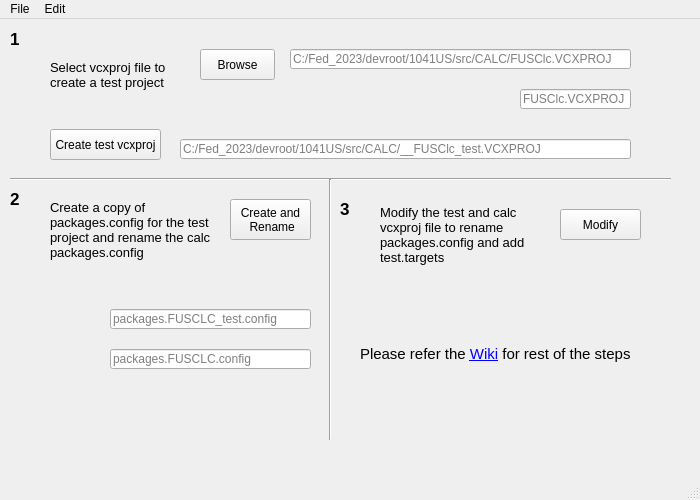
<?xml version="1.0" encoding="UTF-8"?>
<ui version="4.0">
 <class>MainWindow</class>
 <widget class="QMainWindow" name="MainWindow">
  <property name="windowModality">
   <enum>Qt::NonModal</enum>
  </property>
  <property name="geometry">
   <rect>
    <x>0</x>
    <y>0</y>
    <width>700</width>
    <height>500</height>
   </rect>
  </property>
  <property name="sizePolicy">
   <sizepolicy hsizetype="Preferred" vsizetype="Preferred">
    <horstretch>0</horstretch>
    <verstretch>0</verstretch>
   </sizepolicy>
  </property>
  <property name="minimumSize">
   <size>
    <width>700</width>
    <height>500</height>
   </size>
  </property>
  <property name="maximumSize">
   <size>
    <width>700</width>
    <height>500</height>
   </size>
  </property>
  <property name="windowTitle">
   <string>Unit Test Project Creator</string>
  </property>
  <property name="documentMode">
   <bool>false</bool>
  </property>
  <widget class="QWidget" name="centralwidget">
   <widget class="QPushButton" name="pb_CreateTestVcxproj">
    <property name="geometry">
     <rect>
      <x>50</x>
      <y>110</y>
      <width>111</width>
      <height>31</height>
     </rect>
    </property>
    <property name="text">
     <string>Create test vcxproj</string>
    </property>
   </widget>
   <widget class="QLabel" name="label">
    <property name="geometry">
     <rect>
      <x>50</x>
      <y>20</y>
      <width>131</width>
      <height>71</height>
     </rect>
    </property>
    <property name="font">
     <font>
      <pointsize>10</pointsize>
     </font>
    </property>
    <property name="text">
     <string>Select vcxproj file to create a test project</string>
    </property>
    <property name="wordWrap">
     <bool>true</bool>
    </property>
   </widget>
   <widget class="QPushButton" name="pb_BrowseVcxprojFile">
    <property name="geometry">
     <rect>
      <x>200</x>
      <y>30</y>
      <width>75</width>
      <height>31</height>
     </rect>
    </property>
    <property name="text">
     <string>Browse</string>
    </property>
   </widget>
   <widget class="QLineEdit" name="le_vcxprojPath">
    <property name="geometry">
     <rect>
      <x>290</x>
      <y>30</y>
      <width>341</width>
      <height>20</height>
     </rect>
    </property>
    <property name="readOnly">
     <bool>true</bool>
    </property>
    <property name="placeholderText">
     <string>C:/Fed_2023/devroot/1041US/src/CALC/FUSClc.VCXPROJ</string>
    </property>
   </widget>
   <widget class="QLineEdit" name="le_vcxprojFileName">
    <property name="geometry">
     <rect>
      <x>520</x>
      <y>70</y>
      <width>111</width>
      <height>20</height>
     </rect>
    </property>
    <property name="readOnly">
     <bool>true</bool>
    </property>
    <property name="placeholderText">
     <string>FUSClc.VCXPROJ</string>
    </property>
   </widget>
   <widget class="QLineEdit" name="le_testvcxprojPath">
    <property name="geometry">
     <rect>
      <x>180</x>
      <y>120</y>
      <width>451</width>
      <height>20</height>
     </rect>
    </property>
    <property name="readOnly">
     <bool>true</bool>
    </property>
    <property name="placeholderText">
     <string>C:/Fed_2023/devroot/1041US/src/CALC/__FUSClc_test.VCXPROJ</string>
    </property>
   </widget>
   <widget class="Line" name="line">
    <property name="geometry">
     <rect>
      <x>10</x>
      <y>150</y>
      <width>661</width>
      <height>20</height>
     </rect>
    </property>
    <property name="orientation">
     <enum>Qt::Horizontal</enum>
    </property>
   </widget>
   <widget class="QLabel" name="label_2">
    <property name="geometry">
     <rect>
      <x>380</x>
      <y>170</y>
      <width>171</width>
      <height>91</height>
     </rect>
    </property>
    <property name="font">
     <font>
      <pointsize>10</pointsize>
     </font>
    </property>
    <property name="text">
     <string>Modify the test and calc vcxproj file to rename packages.config and add test.targets</string>
    </property>
    <property name="wordWrap">
     <bool>true</bool>
    </property>
   </widget>
   <widget class="QPushButton" name="pb_ModifyVcxprojFile">
    <property name="geometry">
     <rect>
      <x>560</x>
      <y>190</y>
      <width>81</width>
      <height>31</height>
     </rect>
    </property>
    <property name="text">
     <string>Modify</string>
    </property>
   </widget>
   <widget class="QLabel" name="label_3">
    <property name="geometry">
     <rect>
      <x>10</x>
      <y>10</y>
      <width>21</width>
      <height>21</height>
     </rect>
    </property>
    <property name="font">
     <font>
      <pointsize>13</pointsize>
      <weight>75</weight>
      <bold>true</bold>
     </font>
    </property>
    <property name="text">
     <string>&lt;b&gt;1&lt;/b&gt;</string>
    </property>
   </widget>
   <widget class="QLabel" name="label_4">
    <property name="geometry">
     <rect>
      <x>10</x>
      <y>170</y>
      <width>21</width>
      <height>21</height>
     </rect>
    </property>
    <property name="font">
     <font>
      <pointsize>13</pointsize>
      <weight>75</weight>
      <bold>true</bold>
     </font>
    </property>
    <property name="text">
     <string>&lt;b&gt;2&lt;/b&gt;</string>
    </property>
   </widget>
   <widget class="QLabel" name="label_5">
    <property name="geometry">
     <rect>
      <x>340</x>
      <y>180</y>
      <width>21</width>
      <height>21</height>
     </rect>
    </property>
    <property name="font">
     <font>
      <pointsize>13</pointsize>
      <weight>75</weight>
      <bold>true</bold>
     </font>
    </property>
    <property name="text">
     <string>&lt;b&gt;3&lt;/b&gt;</string>
    </property>
   </widget>
   <widget class="Line" name="line_3">
    <property name="geometry">
     <rect>
      <x>320</x>
      <y>160</y>
      <width>20</width>
      <height>261</height>
     </rect>
    </property>
    <property name="orientation">
     <enum>Qt::Vertical</enum>
    </property>
   </widget>
   <widget class="QLabel" name="label_9">
    <property name="geometry">
     <rect>
      <x>50</x>
      <y>170</y>
      <width>171</width>
      <height>81</height>
     </rect>
    </property>
    <property name="font">
     <font>
      <pointsize>10</pointsize>
     </font>
    </property>
    <property name="text">
     <string>Create a copy of packages.config for the test project and rename the calc packages.config</string>
    </property>
    <property name="wordWrap">
     <bool>true</bool>
    </property>
   </widget>
   <widget class="QPushButton" name="pb_CreateTestPackagesConfig">
    <property name="geometry">
     <rect>
      <x>230</x>
      <y>180</y>
      <width>81</width>
      <height>41</height>
     </rect>
    </property>
    <property name="text">
     <string>Create and
 Rename</string>
    </property>
   </widget>
   <widget class="QLineEdit" name="le_TestPackagesConfigFileName">
    <property name="geometry">
     <rect>
      <x>110</x>
      <y>290</y>
      <width>201</width>
      <height>20</height>
     </rect>
    </property>
    <property name="readOnly">
     <bool>true</bool>
    </property>
    <property name="placeholderText">
     <string>packages.FUSCLC_test.config</string>
    </property>
   </widget>
   <widget class="QLineEdit" name="le_CalcPackagesConfigFileName">
    <property name="geometry">
     <rect>
      <x>110</x>
      <y>330</y>
      <width>201</width>
      <height>20</height>
     </rect>
    </property>
    <property name="readOnly">
     <bool>true</bool>
    </property>
    <property name="placeholderText">
     <string>packages.FUSCLC.config</string>
    </property>
   </widget>
   <widget class="QLabel" name="label_13">
    <property name="geometry">
     <rect>
      <x>360</x>
      <y>310</y>
      <width>281</width>
      <height>51</height>
     </rect>
    </property>
    <property name="font">
     <font>
      <pointsize>11</pointsize>
     </font>
    </property>
    <property name="text">
     <string>Please refer the &lt;a href=&quot;https://bluemoonwiki.int.thomsonreuters.com/index.php/Tax_Compliance_Unit_Testing&quot;&gt;Wiki&lt;/a&gt; for rest of the steps</string>
    </property>
    <property name="wordWrap">
     <bool>true</bool>
    </property>
    <property name="openExternalLinks">
     <bool>true</bool>
    </property>
   </widget>
  </widget>
  <widget class="QMenuBar" name="menubar">
   <property name="geometry">
    <rect>
     <x>0</x>
     <y>0</y>
     <width>700</width>
     <height>21</height>
    </rect>
   </property>
   <widget class="QMenu" name="menuFile">
    <property name="title">
     <string>File</string>
    </property>
    <addaction name="actionAbout"/>
    <addaction name="separator"/>
    <addaction name="actionExit"/>
   </widget>
   <widget class="QMenu" name="menuEdit">
    <property name="title">
     <string>Edit</string>
    </property>
    <addaction name="actionReset_Data"/>
   </widget>
   <addaction name="menuFile"/>
   <addaction name="menuEdit"/>
  </widget>
  <widget class="QStatusBar" name="statusbar"/>
  <action name="actionAbout">
   <property name="text">
    <string>About</string>
   </property>
  </action>
  <action name="actionExit">
   <property name="text">
    <string>Exit</string>
   </property>
  </action>
  <action name="actionReset_Data">
   <property name="text">
    <string>Reset Data</string>
   </property>
  </action>
 </widget>
 <resources/>
 <connections/>
</ui>
